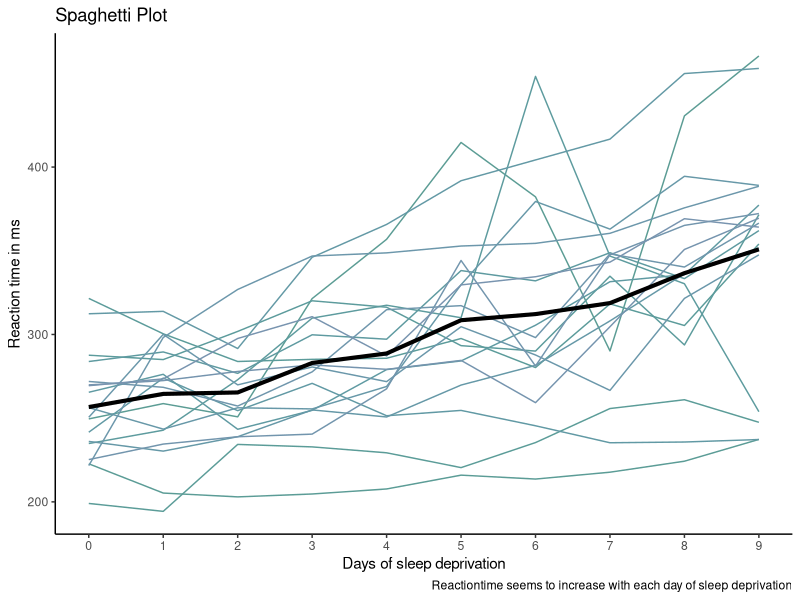
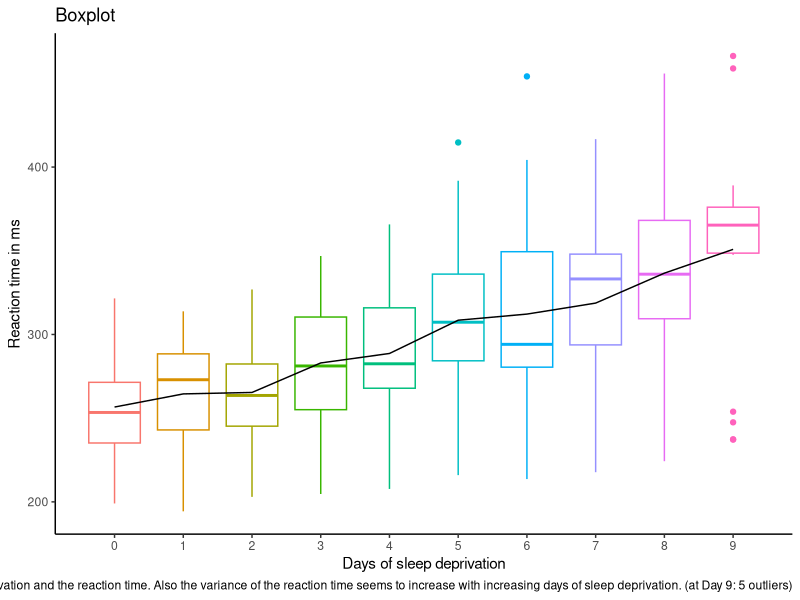
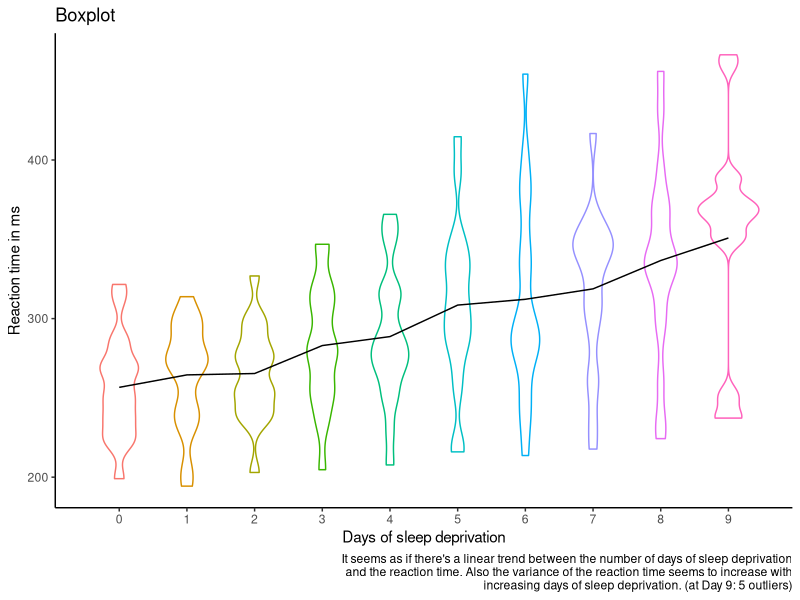
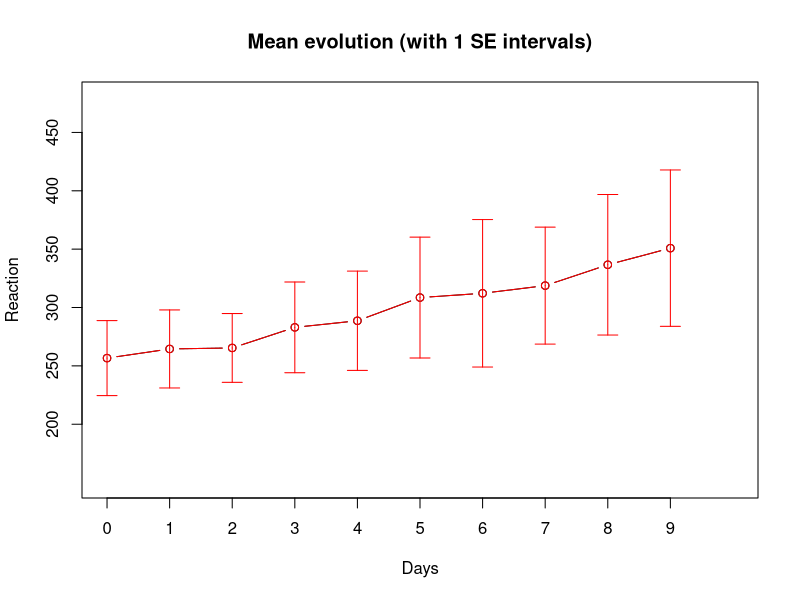
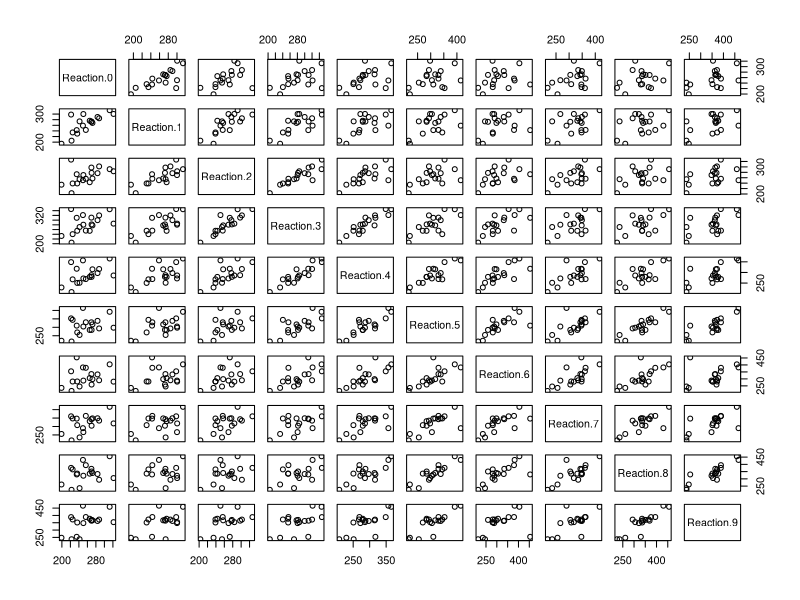
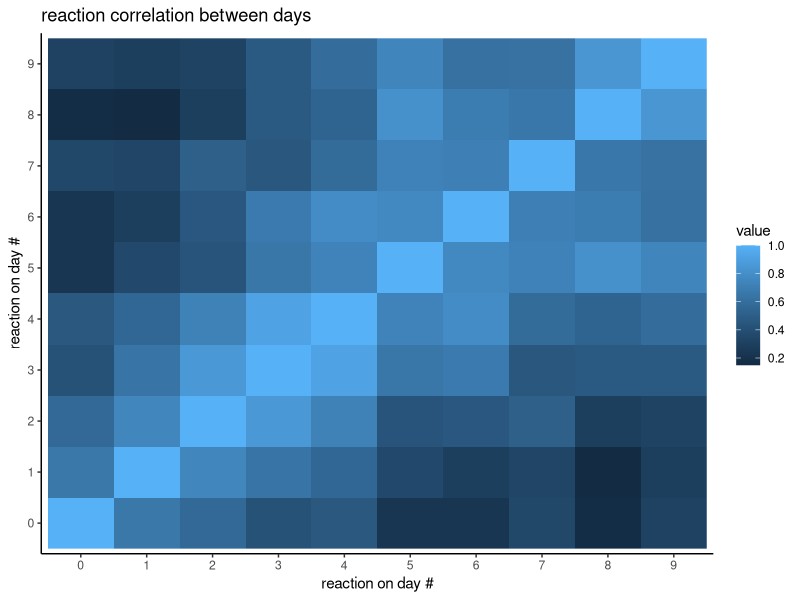
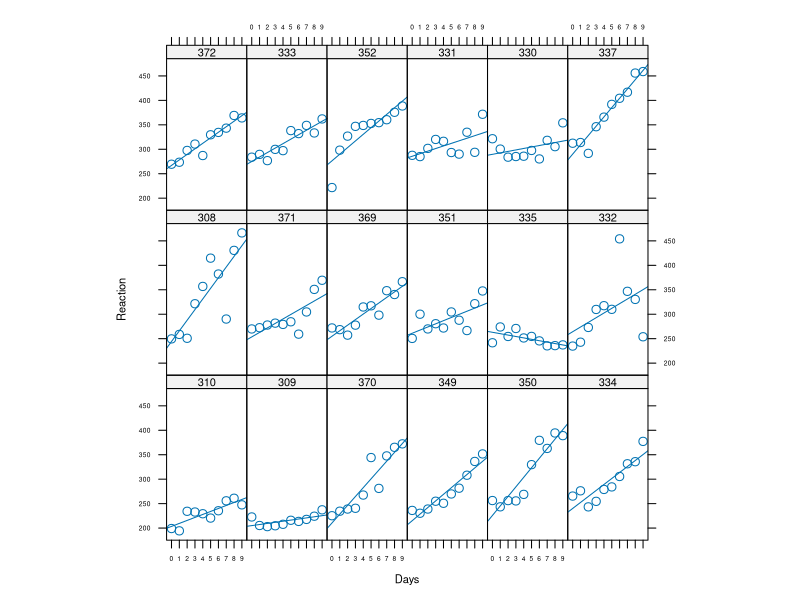
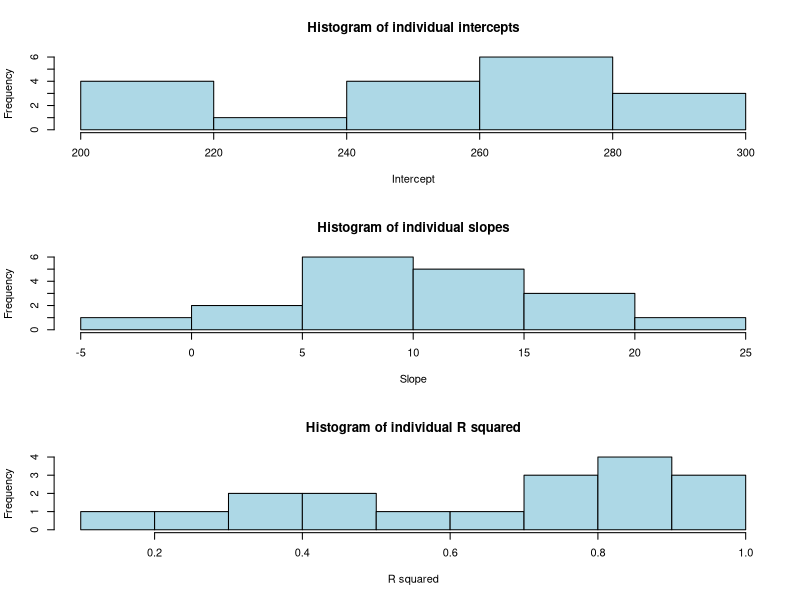

Recreate these plots in R, in order.
## ---- chunk 1
knitr::opts_chunk$set(echo = FALSE)
## ---- chunk 2
library(tidyverse)
library(lattice)
library(lme4)
library(arm)
library(ggplot2)
library(reshape2)

ggplot2::theme_set(theme_classic())
## ---- chunk 3
sleep <- read.table('sleep.txt')
head(sleep, 12)
## ---- chunk 4
average_reaction_time <- sleep %>%
  group_by(Days) %>%
  summarise(mean_reaction_time   = mean(Reaction),
            median_reaction_time = median(Reaction),
            sd_reaction_time     = sd(Reaction)) %>%
  mutate(upper_reaction_time = mean_reaction_time + sd_reaction_time,
         lower_reaction_time = mean_reaction_time - sd_reaction_time) 

sleep_spag_plot <- ggplot(sleep) +
  geom_line(aes(Days, Reaction, colour = factor(Subject)),
            show.legend = FALSE) +
  geom_line(data = average_reaction_time,
            aes(Days, mean_reaction_time),
            colour = "BLACK",
            size   = 1.4) + 
  labs(title   = "Spaghetti Plot",
       caption = "Reactiontime seems to increase with each day of sleep deprivation",
       x       = "Days of sleep deprivation",
       y       = "Reaction time in ms") +
  scale_colour_hue(h = c(180, 240), l = 60, c = 30) +
  scale_x_continuous(breaks = 0:9)
sleep_spag_plot
## ---- chunk 5
ggplot(sleep) + 
  geom_boxplot(aes(Days, Reaction, colour = factor(Days)),
               show.legend = FALSE) +
  geom_line(data   = average_reaction_time,
            aes(Days, mean_reaction_time),
            colour = "black",
            size   = 0.5) +
  labs(title   = "Boxplot",
       caption = "It seems as if there's a linear trend between the number of days of sleep deprivation and the reaction time. Also the variance of the reaction time seems to increase with increasing days of sleep deprivation. (at Day 9: 5 outliers)",
       x       = "Days of sleep deprivation",
       y       = "Reaction time in ms") +
  scale_x_continuous(breaks = 0:9)
       
       ##TODO add violin plot, add axis      
## ---- chunk 6
ggplot(sleep) + 
  geom_violin(aes(Days, Reaction, colour = factor(Days)),
              adjust = .5,
              scale  = "count",
              show.legend = FALSE) +
  geom_line(data   = average_reaction_time,
            aes(Days, mean_reaction_time),
            colour = "black",
            size   = 0.5) +
  labs(title   = "Boxplot",
       caption = "It seems as if there's a linear trend between the number of days of sleep deprivation\nand the reaction time. Also the variance of the reaction time seems to increase with\nincreasing days of sleep deprivation. (at Day 9: 5 outliers)",
       x       = "Days of sleep deprivation",
       y       = "Reaction time in ms") +
  scale_x_continuous(breaks = 0:9)
## ---- chunk 7
sleep.mean <- tapply(sleep$Reaction, list(sleep$Days), mean)
sleep.sd   <- tapply(sleep$Reaction, list(sleep$Days), sd)
sleep.var  <- tapply(sleep$Reaction, list(sleep$Days), var)
sleep.n    <- table(sleep$Days)

overview   <- cbind(c(0:9), sleep.mean, sleep.sd, sleep.var, sleep.n)
colnames(overview) <- c('Days', 'Mean', 'SD', 'Var', 'n')
knitr::kable(round(overview, 2), "pandoc")
## ---- chunk 8

# General function to plot error bars
errbar <- function(x, y, height, width, lty=1, col="black"){
  arrows(x, y, x, y + height,
         angle  = 90,
         length = width,
         lty    = lty,
         col    = col)
  arrows(x, y, x, y - height,
         angle  = 90,
         length = width,
         lty    = lty,
         col    = col)
}

## Plotting mean evolution
plot(c(0:9), overview[,2] ,
     type = "b",
     xlim = c(0,10),
     ylim = c(150,480),
     xlab = "Days",
     ylab = "Reaction",
     axes = F,
     main = "Mean evolution (with 1 SE intervals)")

axis(side = 1,at = c(0:9),labels = c(0:9))
axis(side = 2,at = seq(200,450,50))

box()
points(c(0:9), overview[,2],
       type = "b",
       col  = "red")
errbar(c(0:9), overview[,2], sleep.sd, 0.1,
       col  = "red")
## ---- chunk 9
## Reshaping the data into a wide form
sleep.resh <- reshape(sleep,
                      timevar   = "Days",
                      idvar     = c("Subject"),
                      direction = "wide")
knitr::kable(sleep.resh, "pandoc")
## ---- chunk 10
# check normality of variables Reaction.X
for (i in c(2:11)) {
  print(shapiro.test(sleep.resh[,i]))
}
## ---- chunk 11
## Correlation between the Reaction scores at different days
cor(sleep.resh[, 2:11], method = 'spearman')

pairs(sleep.resh[, 2:11])
##TODO add cor + colours fancy plot
## ---- chunk 12
## Correlation between the Reaction scores at different days

cors <- cor(sleep.resh[, 2:11], method = 'spearman')

ggplot(melt(cors), aes(Var1,Var2, fill = value)) +
  geom_raster() +
  scale_x_discrete(labels = 0:9) +
  scale_y_discrete(labels = 0:9) +
  labs(title = "reaction correlation between days",
       x = "reaction on day #",
       y = "reaction on day #")
## ---- chunk 13
## Trellis graph
## Displaying the linear regression per person

cf <- sapply(sleep$Subject, 
            function(x) coef(lm(Reaction~Days, data=subset(sleep, Subject == x))))

Sx <- reorder(sleep$Subject, cf[1,]) 
# 
xyplot(Reaction ~ Days|Sx,
       data          = sleep,
       type          = c('p', 'r'),
       auto.key      = T,
       aspect        = "xy",
       par.settings  = list(axis.text = list(cex = 0.6),
                           fontsize = list(text = 8, points = 10)),
       scales = list(x = list(at = c(0:9), labels = c("0","1","2", "3", "4", "5", "6", "7", "8", "9"))))
       
## ---- chunk 14
## Linear regression per participant of Reaction on Days

## Coefficients
lin.reg.coef  <- by(sleep, sleep$Subject,
                   function(data) coef(lm(Reaction ~ Days, data = data)))
lin.reg.coef1 <- unlist(lin.reg.coef)
names(lin.reg.coef1) <- NULL
lin.reg.coef2 <- matrix(lin.reg.coef1,
                        length(lin.reg.coef1)/2,
                        2,
                        byrow = TRUE)

## R squared
lin.reg.r.squared  <- by(sleep, sleep$Subject,
                        function(data) summary(lm(Reaction ~ Days, data = data))$r.squared )
lin.reg.r.squared1 <- as.vector(unlist(lin.reg.r.squared))

## Histograms
par(mfrow = c(3,1))
hist(lin.reg.coef2[,1],
     xlab = "Intercept",
     col  = "lightblue",
     main = "Histogram of individual intercepts")
hist(lin.reg.coef2[,2],
     xlab = "Slope",
     col  = "lightblue",
     main = "Histogram of individual slopes")
hist(lin.reg.r.squared1,
     xlab = "R squared",
     col  = "lightblue",
     main = "Histogram of individual R squared")

## ---- chunk 15
sleep.reml <- lmer(formula = Reaction ~ 1 + Days + (1 + Days|Subject),
                   data = sleep)
summary(sleep.reml) 
## ---- chunk 16
confint(sleep.reml,
        method    = 'boot',
        boot.type = 'perc',
        oldNames  = F,
        nsim      = 500)
## ---- chunk 17
sleep.full      <- lmer(Reaction~1+Days+(1 + Days|Subject), REML = FALSE, data = sleep)
sleep.intercept <- lmer(Reaction~1+(1|Subject), REML = FALSE, data = sleep)
anova(sleep.full,sleep.intercept)

## ---- chunk 18
D.sleep = unclass(VarCorr(sleep.reml))$Subject 
D.sleep

## ---- chunk 19
sleep.o <- ranef(sleep.reml)$Subject
head(sleep.o,10)
## ---- chunk 20

plot(sleep.o, main = "Random intercept (boi) vs random slope (b1i)")
#plot modelled intercept and slope incl fixed effects
ind.coef = coef(sleep.reml)$Subject
head(ind.coef)
interc.coef = ind.coef[,1]
slope.coef = ind.coef[,2]
plot(interc.coef,slope.coef, main = "Random intercept vs random slope 
     (including fixed effects)")

#plot individual intercept and slope to compare 
intercept.lin.reg.coef2 = lin.reg.coef2[,1]
slope.lin.reg.coef2 = lin.reg.coef2[,2]
plot(intercept.lin.reg.coef2, slope.lin.reg.coef2, main = "Individual regression intercept vs slope")
